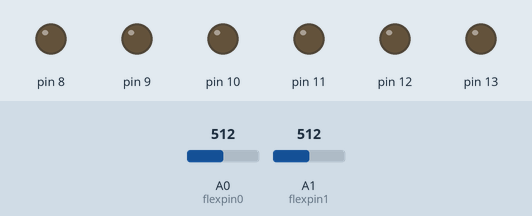
Simulated run of this sketch. Board: Arduino Uno, built with avr-gcc and run on an emulated ATmega328P. On the bench: output pins drawn as LEDs (lit = HIGH). Inputs (shaded band) come from the test bench; at power-on: A1 (flexpin1) = 512, A0 (flexpin0) = 512. What the sketch prints to the serial monitor is not drawn.

Above: at 1.2 s.
1.3 s: A1 (flexpin1) set to 584
2.8 s: A1 (flexpin1) set to 615
At 4.0 s:
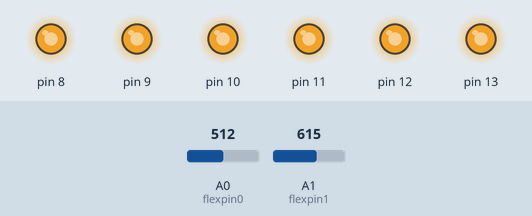
4.3 s: A1 (flexpin1) set to 590
At 5.5 s:
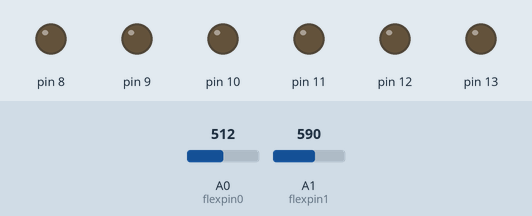
5.8 s: A0 (flexpin0) set to 854
7.3 s: A0 (flexpin0) set to 883
At 8.0 s:
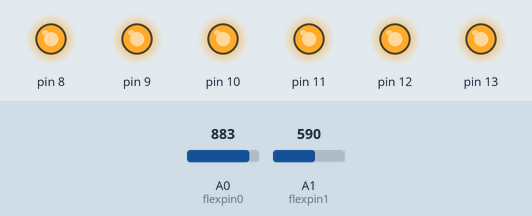
8.8 s: A0 (flexpin0) set to 855
At 9.1 s:
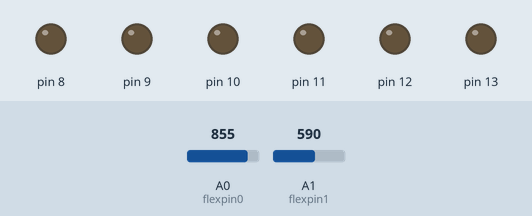
Timing chart, 0 to 11.3 s (numbered marks = the images above; inputs shaded):
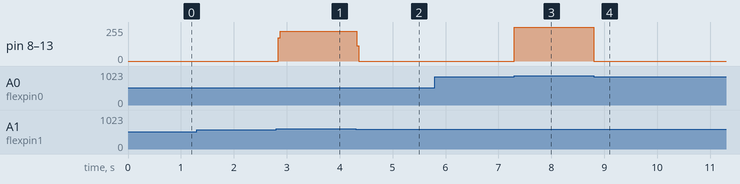

The sketch:

Blink2.ino
```cpp
long timeTurnedOn;
long timeTurnedOff;
long timeToTurnOn;
long timeToTurnOff;
long currentTime;
int vibratingDuration;
int flexPosition0;
int flexPosition1;
boolean vibrating = false;
boolean state;
int duration;
const int flexpin0 = 0;
const int flexpin1 = 1;
int i;
// the setup function runs once when you press reset or power the board
void setup() {
  // initialize digital pin 13 as an output.
  Serial.begin(9600);
  for(i=8; i<14; i++)
    pinMode(i, OUTPUT);
  duration = 1000;
  state = false;
}

// the loop function runs over and over again forever
void loop() {
  flexPosition0 = analogRead(flexpin0);
  flexPosition1 = analogRead(flexpin1);
  //Serial.println(flexPosition1);
  currentTime = millis();
  //Serial.println(flexPosition1);
  if ((flexPosition0 > 865 || flexPosition1 > 600) && !vibrating)
  {
    vibrating = true;
    for(i=7; i<14; i++)
      digitalWrite(i, HIGH);   // turn the vibrators on

    Serial.write(1);
    Serial.write('/');

    //timeTurnedOn = millis();
    //state = true;
  }
  else if ((flexPosition0 < 865 && flexPosition1 < 735) && vibrating)
  {
    vibrating = false;
    for(i=7; i<14; i++)
      digitalWrite(i, LOW);   // turn the vibrators off
    //state = true;
  }

//0;770; 1;729

  // Because every flex sensor has a slightly different resistance,
  // the 600-900 range may not exactly cover the flex sensor's
  // output. To help tune our program, we'll use the serial port to
  // print out our values to the serial monitor window:

  //Serial.print("sensor: ");
  //Serial.print(flexPosition0);
  //Serial.print("\n");
  /*
  for(i=7; i<14; i++)
    digitalWrite(i, HIGH);   // turn the LED on (HIGH is the voltage level)
  delay(1000);              // wait for a second
  for(i=7 ; i<14; i++)
    digitalWrite(i, LOW);    // turn the LED off by making the voltage LOW
  delay(1000);              // wait for a second
  */
}
```

Measured:
- the behaviour switches between 600 and 601 on A1 (flexpin1) (found by bisection; images 0 and 1)
- the behaviour switches between 865 and 866 on A0 (flexpin0) (found by bisection; images 2 and 3)
- after the input at 1.3 s, every drawn part: stays the same
- after the input at 2.8 s, pin 8–13: 0/255 → 224/255 at once
- after the input at 4.3 s, pin 8–13: 224/255 → 0/255 at once
- after the input at 5.8 s, every drawn part: stays the same
- after the input at 7.3 s, pin 8–13: 0/255 → 255/255 at once
- after the input at 8.8 s, pin 8–13: 255/255 → 0/255 at once
